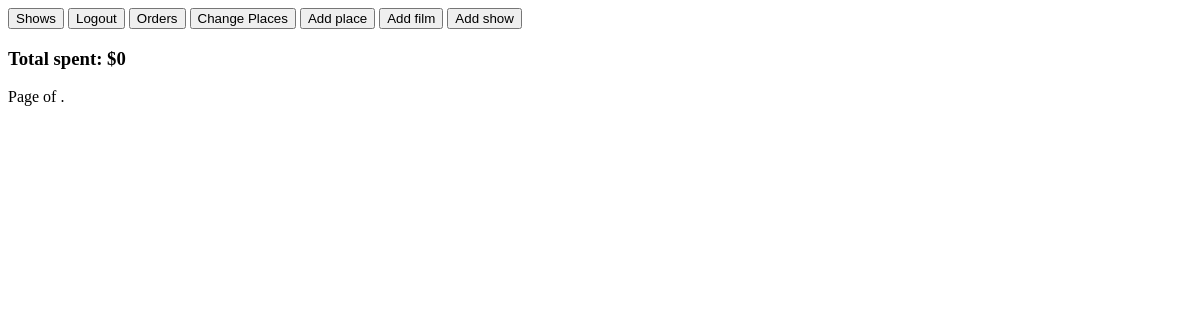
Before: /orders/ (signed in) with the older database file.
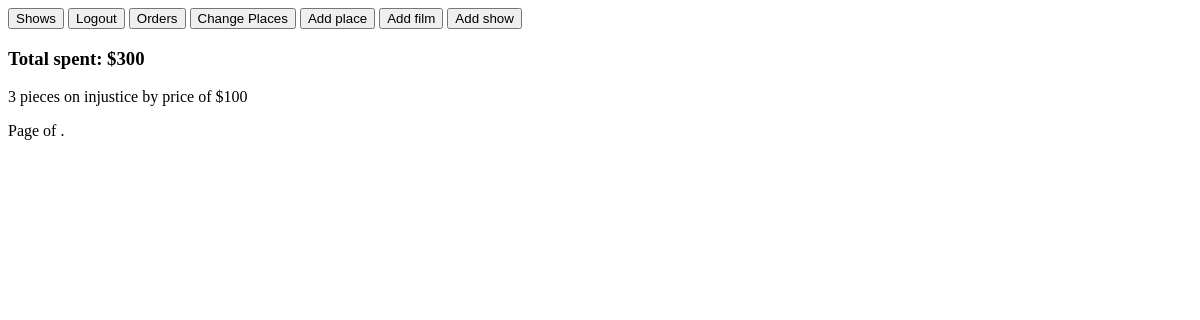
After: the same page with the newer database file.
### some/models.py (models this page shows, shortened)
class Order(models.Model):
    user = models.ForeignKey('MyUser', on_delete=models.DO_NOTHING)
    show = models.ForeignKey('Show', on_delete=models.DO_NOTHING)
    amount = models.PositiveSmallIntegerField(default=1)
    def __str__(self):
        return f'{self.amount} pieces on {self.show.film.name}'

class Show(models.Model):
    place = models.ForeignKey('Place', on_delete=models.CASCADE, related_name='shows', related_query_name='shows')
    film = models.ForeignKey('Film', on_delete=models.CASCADE, related_query_name='shows', related_name='shows')
    show_time_start = models.DateTimeField(default=now)
    show_time_end = models.DateTimeField(default=now)
    busy = models.PositiveSmallIntegerField(default=0)
    price = models.PositiveSmallIntegerField()

class Film(models.Model):
    name = models.CharField(max_length=100, unique=True)
    begin = models.DateField()
    end = models.DateField()

### some/views.py (the view)
# urls.py: path('orders/', OrderListView.as_view(), name='orders'),
class OrderListView(LoginRequiredMixin, ListView):
    login_url = reverse_lazy('login')
    model = Order
    template_name = 'orders.html'
    def get_queryset(self):
        self.queryset = super().get_queryset()
        self.queryset = self.queryset.filter(user__id=self.request.user.id)
        return self.queryset
    def get_context_data(self, *, object_list=None, **kwargs):
        prev = super().get_context_data()
        total = \
            self.queryset.annotate(total=F('amount') * F('show__price')) \
                .aggregate(Sum('total')).get('total__sum')
        prev['total'] = total
        return prev

### templates/orders.html (shortened to what this page needs)
{% extends 'base.html' %}
{% block info %}
    <h3>Total spent: ${% if total %}{{ total }}{% else %}0{% endif %}</h3>
    {% for object in object_list %}
        <p>{{ object }} by price of ${{ object.show.price }}</p>
    {% endfor %}
    <div class="pagination">
        <span class="step-links">
            <span class="current">
                Page {{ page_obj.number }} of {{ page_obj.paginator.num_pages }}.
            </span>
        </span>
    </div>
{% endblock %}

Changed rows visible on the page:
added Order: amount+show "3 pieces on injustice", show.price "100"
Other visible differences:
{{ total }}: (not shown) → "300"
text no longer shown: "0"
